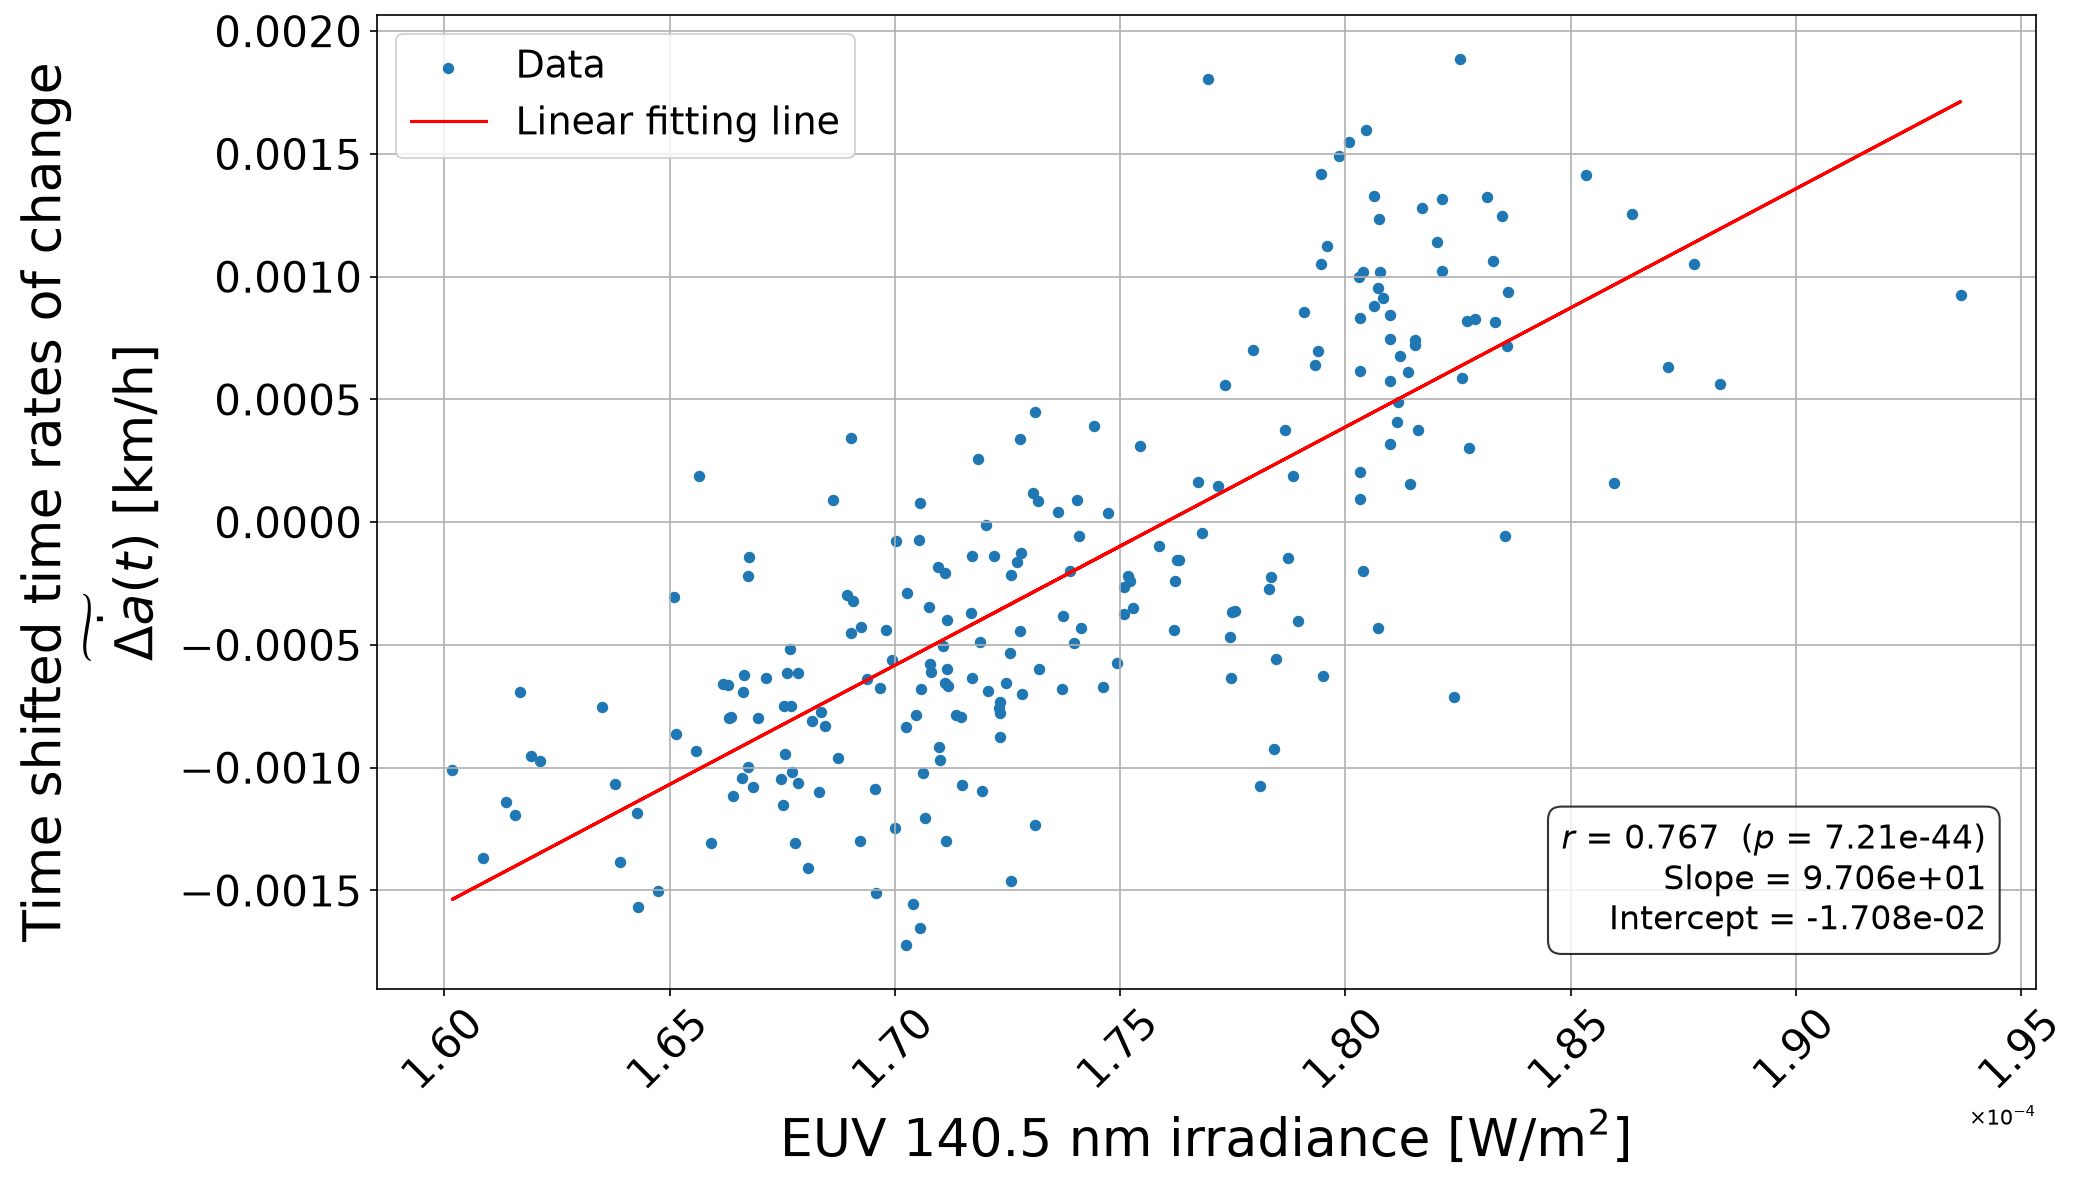

Reproduce this figure in Python.
"""Figure 2b: quiet-period (July 2024) linear regression of the
time-shifted altitude rate against the GOES-18 EXIS 140.5-nm irradiance
(manuscript Results Sect. 2.2, Methods "EUV baseline removal").

Faithful port of the original notebook cell (regression_test.ipynb
cell 1, run with month_index=2407, value_index='irr_1405' - the
submitted fig2b_euv_regression.pdf is a byte-copy of that cell's
regression_2407_irr_1405.pdf output): scan integer row shifts -35..+2 of
the altitude-rate `slope` against the irradiance, pick the
maximum-correlation shift, apply it, and scatter-plot the shifted rate
against irradiance with the least-squares line.

Expected values (manuscript): r = 0.767, p = 7.2e-44, peak shift -17
samples (~-54 h). The regression slope/intercept correspond to the
2407/irr_1405 row of data/figure_data/regression_results.csv (the
regenerated table; see src/03's provenance note on the ~1% vintage
drift against the archived published table).

Unit correction (author-approved, following the Fig. 6 precedent): the
submitted panel's y axis read "[km/s]" while the rate is km per ~3.16-h
sample step; the DISPLAYED rate and fit line (and the coefficient values
shown in the in-figure text box) are divided by the month's median
sampling step and labelled km/h. The regression itself is still fit in
the original per-step units so its coefficients remain identical to
regression_results.csv; r and p are scale-invariant and unchanged.

Input:
  data/derived/correlation_inputs/quiet_euv/2407_irr_1405_correlation.csv

Output:
  fig2b_euv_regression.pdf/png

Run (from repository root):
  python figures/fig2b_euv_regression.py
"""

from pathlib import Path

import matplotlib

matplotlib.use("Agg")
import matplotlib.pyplot as plt  # noqa: E402
import numpy as np  # noqa: E402
import pandas as pd  # noqa: E402
from matplotlib.ticker import ScalarFormatter  # noqa: E402
from scipy.stats import pearsonr  # noqa: E402

ROOT = Path(__file__).resolve().parents[1]
IN = (ROOT / "data" / "derived" / "correlation_inputs" / "quiet_euv" /
      "2407_irr_1405_correlation.csv")
OUT = ROOT / "figures"

MONTH = 2407
VALUE_INDEX = "irr_1405"
SHIFT_SCAN = range(-35, 3)


def main() -> None:
    data = pd.read_csv(IN)
    data["timestamp"] = pd.to_datetime(data["timestamp"])
    steps = [(data["timestamp"].iloc[i] - data["timestamp"].iloc[i - 1])
             .total_seconds() / 3600 for i in range(1, 10)]
    time_step = sum(steps) / len(steps)
    data = data[data["timestamp"].dt.month == MONTH - 2400]

    corr = []
    for shift in SHIFT_SCAN:
        shifted = data["slope"].shift(shift)
        valid = pd.DataFrame({"s": shifted, "x": data[VALUE_INDEX]}).dropna()
        corr.append({"Shift": shift, "Correlation": valid.corr().iloc[0, 1]})
    cdf = pd.DataFrame(corr)
    peak_idx = cdf["Correlation"].idxmax()
    peak_shift = int(cdf["Shift"].iloc[peak_idx])
    print(f"peak correlation {cdf['Correlation'].iloc[peak_idx]:.4f} at "
          f"shift {peak_shift} ({peak_shift * time_step:.1f} h)")

    data["slope_shifted"] = data["slope"].shift(peak_shift)
    new_data = data[["timestamp", "slope_shifted", VALUE_INDEX]].dropna()

    reg_slope, intercept = np.polyfit(new_data[VALUE_INDEX],
                                      new_data["slope_shifted"], 1)
    r_value, p_value = pearsonr(new_data[VALUE_INDEX],
                                new_data["slope_shifted"])
    print(f"slope = {reg_slope:.4e}, intercept = {intercept:.4e} "
          f"(per-step units, = regression_results.csv), "
          f"r = {r_value:.4f}, p = {p_value:.2e}, n = {len(new_data)}")

    # Display in km/h (see docstring unit correction); the fit itself is
    # in per-step units so the coefficients match regression_results.csv.
    disp_y = new_data["slope_shifted"] / time_step
    disp_slope = reg_slope / time_step
    disp_intercept = intercept / time_step

    fig, ax = plt.subplots(figsize=(14, 8))
    ax.scatter(new_data[VALUE_INDEX], disp_y, s=20, label="Data")
    ax.plot(new_data[VALUE_INDEX],
            disp_slope * new_data[VALUE_INDEX] + disp_intercept,
            color="red", label="Linear fitting line")
    ax.set_ylabel("Time shifted time rates of change\n"
                  r"$\widetilde{\dot{\Delta a}}(t)$ [km/h]", fontsize=25)
    ax.set_xlabel("EUV 140.5 nm irradiance [W/m$^2$]", fontsize=25)
    formatter = ScalarFormatter(useMathText=True)
    formatter.set_scientific(True)
    formatter.set_powerlimits((0, 0))
    ax.xaxis.set_major_formatter(formatter)
    ax.tick_params(axis="x", rotation=45, labelsize=20)
    ax.tick_params(axis="y", labelsize=20)
    ax.legend(fontsize=18)
    ax.grid()

    stats_text = (f"$r$ = {r_value:.3f}  ($p$ = {p_value:.2e})\n"
                  f"Slope = {disp_slope:.3e}\n"
                  f"Intercept = {disp_intercept:.3e}")
    ax.text(0.97, 0.05, stats_text, transform=ax.transAxes, fontsize=16,
            verticalalignment="bottom", horizontalalignment="right",
            bbox=dict(boxstyle="round,pad=0.4", facecolor="white",
                      alpha=0.8))
    fig.tight_layout()

    for ext in ["pdf", "png"]:
        out = OUT / f"fig2b_euv_regression.{ext}"
        fig.savefig(out, format=ext, bbox_inches="tight",
                    dpi=150 if ext == "png" else None)
        print(f"wrote {out}")
    plt.close(fig)


if __name__ == "__main__":
    main()
